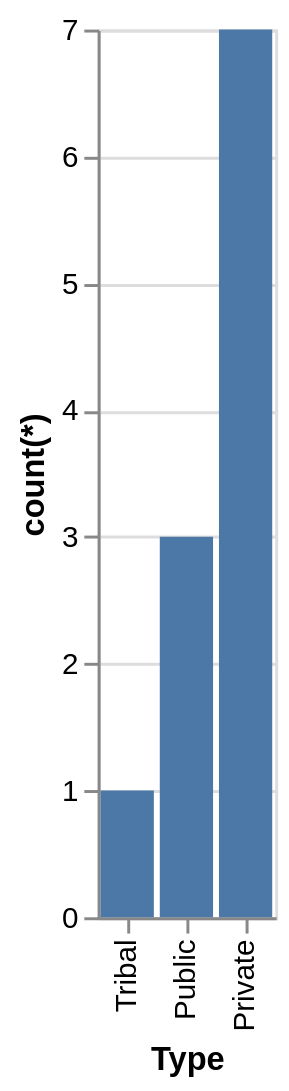

Write a Vega-Lite specification for this figure.
### Vega-Lite specification from a JSON file in a GitHub repository (floating-point values rounded to 4 significant figures)
{"data": {"values": [{"x_data": "Tribal", "y_data": 1}, {"x_data": "Public", "y_data": 3}, {"x_data": "Private", "y_data": 7}]}, "mark": "bar", "encoding": {"x": {"field": "x_data", "type": "nominal", "title": "Type", "sort": "descending"}, "y": {"field": "y_data", "type": "quantitative", "title": "count(*)"}}}
